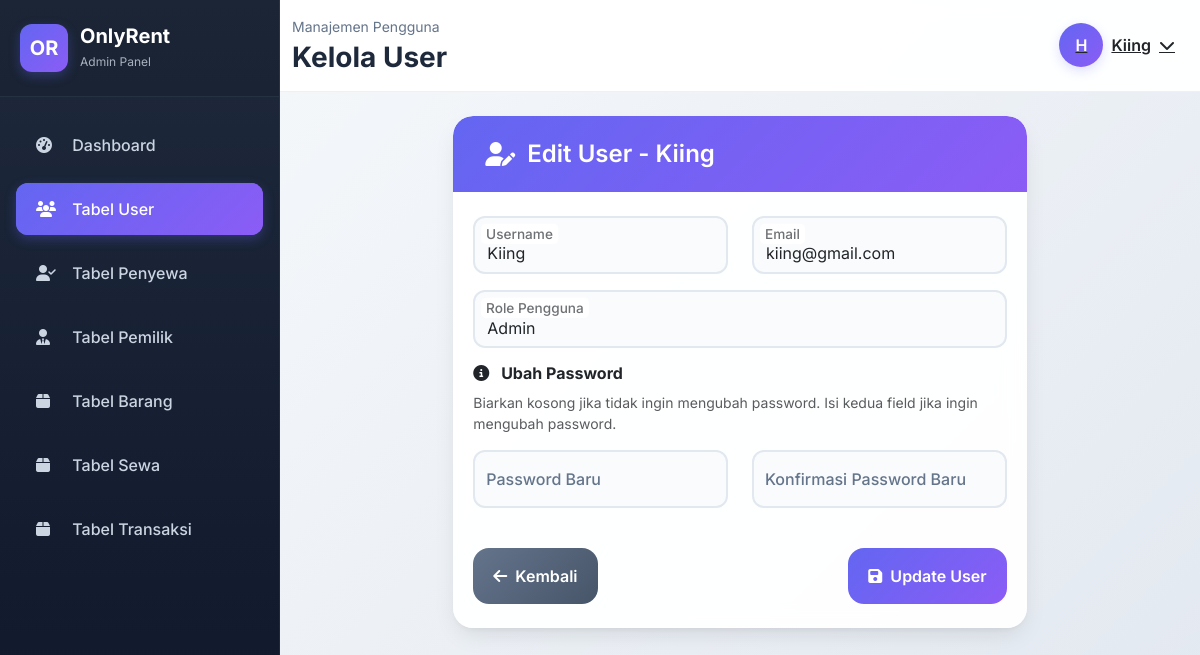
/views/admin/edit_user.php?id=1 (signed in), run on the app's committed database.
### tables this page shows
CREATE TABLE `pengguna` (
  `id_pengguna` int(11) NOT NULL,
  `username` varchar(50) NOT NULL,
  `email` varchar(50) NOT NULL,
  `password` varchar(255) NOT NULL,
  `role` int(1) NOT NULL
);

### models/Pengguna.php (called while the page is built, shortened)
<?php
class Pengguna {
    private $conn;
    public function __construct($db) {
        $this->conn = $db;
    }
    public function getById($id) {
        $stmt = $this->conn->prepare("SELECT * FROM pengguna WHERE id_pengguna = ?");
        $stmt->bind_param("i", $id);
        $stmt->execute();
        $result = $stmt->get_result();
        return $result->fetch_assoc();
    }
}

### views/admin/edit_user.php (the view, shortened to what this page needs)
<?php
    require_once '../../config/connect_db.php';
    require_once '../../models/Pengguna.php';
    $db = getDBConnection();
    $model = new Pengguna($db);
    $user_data = $model->getById($_GET['id']);
?>
<!DOCTYPE html>
<html lang="id">
<head>
    <link href="https://cdn.jsdelivr.net/npm/bootstrap@5.3.3/dist/css/bootstrap.min.css" rel="stylesheet">
    <link href="https://cdnjs.cloudflare.com/ajax/libs/font-awesome/6.4.0/css/all.min.css" rel="stylesheet">
    <link rel="stylesheet" href="../../assets/css/admin/index.css">
</head>
<body>
    <?php include('nav.php'); ?>
    <div class="main-content">
        <?php include('top_nav.php'); ?>
        <div class="content-wrapper">
            <div class="row justify-content-center animate-fade-in">
                <div class="col-lg-8">
                    <div class="card form-card">
                        <div class="card-header">
                            <h4>
                                <i class="fas fa-user-edit"></i>
                                Edit User - <?php echo htmlspecialchars($user_data['username']); ?>
                            </h4>
                        </div>
                        <div class="card-body">
                            <form id="userForm" action="/controllers/PenggunaController.php?action=edit" method="POST">
                                <div class="row">
                                    <div class="col-md-6">
                                        <div class="form-floating mb-3">
                                            <input type="text" class="form-control" id="username" name="username"
                                                   placeholder="Username" value="<?php echo htmlspecialchars($user_data['username']); ?>" required>
                                            <label for="username">Username</label>
                                        </div>
                                    </div>
                                    <div class="col-md-6">
                                        <div class="form-floating mb-3">
                                            <input type="email" class="form-control" id="email" name="email"
                                                   placeholder="Email" value="<?php echo htmlspecialchars($user_data['email']); ?>" required>
                                            <label for="email">Email</label>
                                        </div>
                                    </div>
                                </div>
                                <div class="row">
                                    <div class="col-md-12">
                                        <div class="form-floating mb-3">
                                            <select class="form-control" id="role" name="role" required>
                                                <option value="1" <?php echo ($user_data['role'] == '1') ? 'selected' : ''; ?>>Admin</option>
                                            </select>
                                            <label for="role">Role Pengguna</label>
                                        </div>
                                    </div>
                                </div>
                                <div class="password-note mb-3">
                                    <h6 class="fw-bold mb-2">
                                        <i class="fas fa-info-circle me-2"></i>
                                        Ubah Password
                                    </h6>
                                    <p class="mb-0 small text-muted">
                                        Biarkan kosong jika tidak ingin mengubah password. Isi kedua field jika ingin mengubah password.
                                    </p>
                                </div>
                                <div class="row">
                                    <div class="col-md-6">
                                        <div class="form-floating mb-3">
                                            <input type="password" class="form-control" id="password" name="password" placeholder="Password Baru">
                                            <label for="password">Password Baru</label>
                                        </div>
                                    </div>
                                    <div class="col-md-6">
                                        <div class="form-floating mb-3">
                                            <input type="password" class="form-control" id="confirm_password" name="confirm_password" placeholder="Konfirmasi Password Baru">
                                            <label for="confirm_password">Konfirmasi Password Baru</label>
                                        </div>
                                    </div>
                                </div>
                                <div class="d-flex justify-content-between align-items-center mt-4">
                                    <a href="tabel_user.php" class="btn-back">
                                        <i class="fas fa-arrow-left me-2"></i>
                                        Kembali
                                    </a>
                                    <button type="submit" class="btn btn-primary btn-submit">
                                        <i class="fas fa-save me-2"></i>
                                        Update User
                                    </button>
                                </div>
                            </form>
                        </div>
                    </div>
                </div>
            </div>
        </div>
    </div>
</body>
</html>

### assets/css/admin/index.css (style rules this page uses)
:root { --sidebar-width: 280px; --sidebar-mobile-width: 260px; --primary-color: #6366f1; --primary-dark: #4f46e5; --sidebar-bg: linear-gradient(180deg, #1e293b 0%, #0f172a 100%); --sidebar-text: #cbd5e1; --sidebar-hover: rgba(99, 102, 241, 0.1); --card-shadow: 0 10px 25px -5px rgba(0, 0, 0, 0.1), 0 4px 6px -2px rgba(0, 0, 0, 0.05); --hover-shadow: 0 20px 25px -5px rgba(0, 0, 0, 0.1), 0 10px 10px -5px rgba(0, 0, 0, 0.04); }
* { margin: 0; padding: 0; box-sizing: border-box; }
body { font-family: 'Inter', -apple-system, BlinkMacSystemFont, sans-serif; background: linear-gradient(135deg, #f8fafc 0%, #e2e8f0 100%); color: #334155; overflow-x: hidden; }
.main-content { margin-left: var(--sidebar-width); min-height: 100vh; background: transparent; transition: all 0.3s ease; }
.content-wrapper { padding: 32px; }
.stats-card, .management-card, .table-card, .form-card { border-radius: 20px; border: none; box-shadow: var(--card-shadow); background: rgba(255, 255, 255, 0.95); backdrop-filter: blur(10px); overflow: hidden; transition: all 0.3s ease; }
.management-card .card-header, .table-card .card-header, .form-card .card-header { background: linear-gradient(135deg, var(--primary-color), #8b5cf6); color: white; border-radius: 20px 20px 0 0; padding: 24px 32px; border: none; }
.management-card .card-header h5, .table-card .card-header h4, .form-card .card-header h4 { font-weight: 600; margin: 0; display: flex; align-items: center; }
.table-card .card-header i, .form-card .card-header i { margin-right: 12px; font-size: 24px; }
.management-card .card-body, .table-card .card-body, .form-card .card-body { padding: 32px; }
.form-floating { margin-bottom: 20px; }
.form-floating input, .form-floating select { border: 2px solid #e2e8f0; border-radius: 12px; padding: 16px 12px; font-size: 16px; transition: all 0.3s ease; background: rgba(248, 250, 252, 0.8); }
.form-floating label { color: #64748b; font-weight: 500; }
.btn-add, .management-btn, .btn-submit, .btn-back, .btn-editt { border-radius: 16px; padding: 16px 20px; font-weight: 600; transition: all 0.3s cubic-bezier(0.4, 0, 0.2, 1); border: none; position: relative; overflow: hidden; display: inline-flex; align-items: center; color: white; text-decoration: none; }
.btn-add, .btn-submit { background: linear-gradient(135deg, var(--primary-color), #8b5cf6); }
.btn-back { background: linear-gradient(135deg, #64748b, #475569); }
.management-btn::before, .btn-submit::before { content: ''; position: absolute; top: 0; left: -100%; width: 100%; height: 100%; background: linear-gradient(90deg, transparent, rgba(255, 255, 255, 0.3), transparent); transition: left 0.5s ease; }
.btn-primary { background: linear-gradient(135deg, var(--primary-color), #8b5cf6); }
.animate-fade-in { animation: fadeIn 0.6s ease-out; }
@media (max-width: 1200px) { .content-wrapper { padding: 24px; } }
@media (max-width: 1200px) { .management-card .card-body, .table-card .card-body, .form-card .card-body { padding: 24px 20px; } }

### data on the page
pengguna: username "Kiing", email "kiing@gmail.com", role "Admin"

### other printed values
$username "Kiing"
